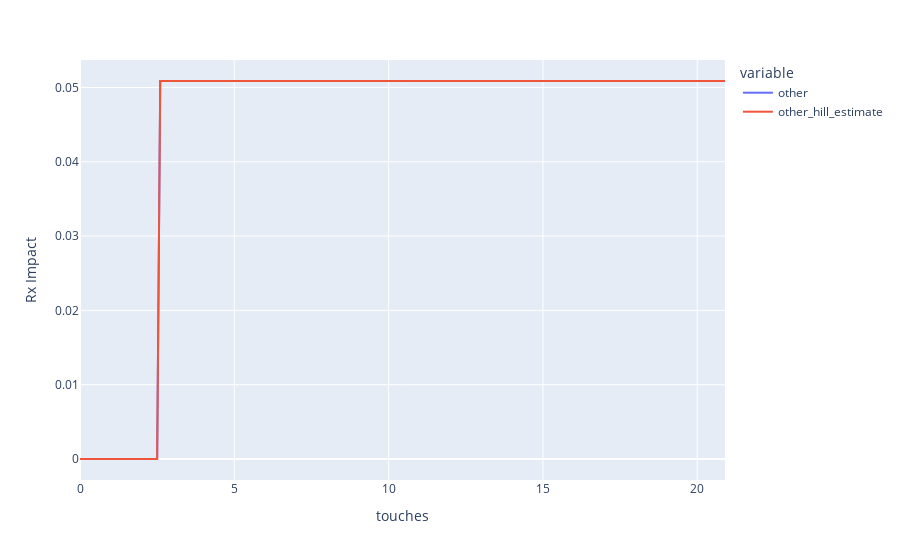

The notebook cell saved with this chart:
### Code cell
response_curves.plot(channel6['resp_df'], 'touches', ['other', 'other_hill_estimate'])

### Figure 1 — Plotly figure (JSON) as saved in the notebook; plotly's stock layout.template omitted (floating-point values rounded to 4 significant figures; data arrays with more than 128 entries replaced by an {"elided": "..."} marker saying what was removed)
{"data": [{"hovertemplate": "variable=other<br>touches=%{x}<br>value=%{y}<extra></extra>", "legendgroup": "other", "line": {"color": "#636efa", "dash": "solid"}, "marker": {"symbol": "circle"}, "mode": "lines", "name": "other", "orientation": "v", "showlegend": true, "type": "scatter", "x": {"elided": "210 float values"}, "xaxis": "x", "y": {"elided": "210 float values"}, "yaxis": "y"}, {"hovertemplate": "variable=other_hill_estimate<br>touches=%{x}<br>value=%{y}<extra></extra>", "legendgroup": "other_hill_estimate", "line": {"color": "#EF553B", "dash": "solid"}, "marker": {"symbol": "circle"}, "mode": "lines", "name": "other_hill_estimate", "orientation": "v", "showlegend": true, "type": "scatter", "x": {"elided": "210 float values"}, "xaxis": "x", "y": {"elided": "210 float values"}, "yaxis": "y"}], "layout": {"legend": {"title": {"text": "variable"}, "tracegroupgap": 0}, "margin": {"t": 60}, "xaxis": {"anchor": "y", "domain": [0, 1], "title": {"text": "touches"}}, "yaxis": {"anchor": "x", "domain": [0, 1], "title": {"text": "Rx Impact"}}}}
